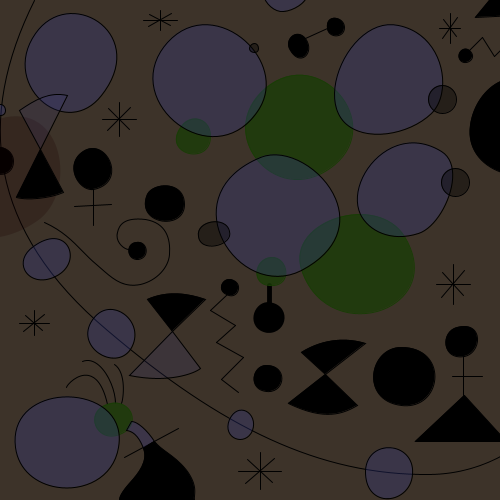
Frame 1 (no input)
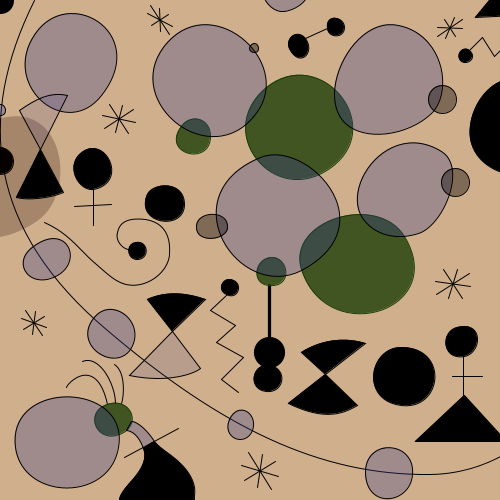
Frame 60 (the mouse pressed at the canvas centre just before this capture)
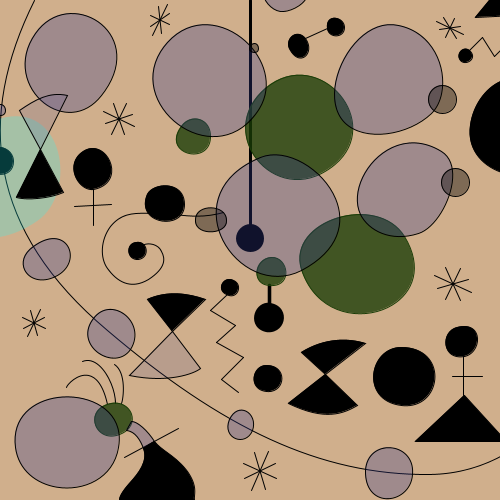
Frame 120 (the mouse held since frame 60 and released just before this capture)

The Processing sketch that drew these frames (run headless with seeded random() and noise(); from frame 60 on, the mouse is pressed at the canvas centre):

// Processing sketch: processing_116371
// ── processing_116371.pde

// miro clock 
// by chen-hsin chang

// make some random number
float delta1= random(3, 6);
float delta2= random(5, 10);
float y;
float easing = 0.05;




void setup() {
  size(500, 500);
  background(208, 175, 140);
}

void draw() {
  stroke(0);
  background(208, 175, 140, 0);
  //background color changes with hour
  int h = hour();
  noStroke();
  if (h<12) {
    fill(0, 240-20*h);
    rect(0, 0, 500, 500);
  }
  else {
    fill(0, 20*h);
    rect(0, 0, 500, 500);
  }
  

  drawBlackLines();
  drawCurves();
  drawBlackBalls();
  drawGreenBalls();
  drawBlueBalls();
  drawBlackBalls2();
  drawBlackTriangles();
  drawBlueTriangles();



  //black lines
  line(74, 206, 111, 204);
  line(93, 189, 93, 225);
  line(227, 294, 210, 310);
  line(210, 310, 235, 325);
  line(235, 325, 216, 342);
  line(216, 342, 243, 357);
  line(243, 357, 221, 379);
  line(221, 379, 238, 392);
  line(124, 457, 178, 428);
  line(452, 376, 482, 376);
  line(463, 356, 463, 395);
  line(469, 50, 482, 37);
  line(482, 37, 494, 56);
  line(494, 56, 500, 50);
  line(305, 38, 327, 28);

  // bottom organic
  fill(58, 58, 140, 80);
  stroke(0);

  beginShape();
  vertex(131, 421); // first point
  bezierVertex(137, 421, 147, 430, 154, 441);
  vertex(143, 448);
  bezierVertex(140, 440, 135, 431, 126, 430);
  vertex(131, 421);
  endShape();

  fill(0);
  stroke(0);

  beginShape();
  vertex(154, 441); // first point
  bezierVertex(162, 451, 175, 455, 187, 471);
  bezierVertex(198, 487, 193, 494, 194, 500);
  vertex(119, 500);
  bezierVertex(119, 497, 121, 492, 130, 482);
  bezierVertex(138, 473, 148, 461, 143, 448);
  vertex(154, 441);
  endShape();

  // overlay color change
  // blue >black
  /*
  fill(0);
   stroke(0);
   
   beginShape();
   vertex(39, 99);// first point
   bezierVertex(41, 97, 55, 91, 67, 95);
   vertex(59, 111);
   bezierVertex(49, 109, 42, 101, 39, 99);
   endShape();
   
   beginShape();
   vertex(33, 246); // first point
   bezierVertex(10, 262, 29, 289, 55, 276);
   vertex(33, 246);
   endShape();
   
   beginShape();
   vertex(93, 318); // first point
   bezierVertex(111, 294, 147, 322, 130, 350);
   vertex(93, 318);
   endShape();
   
   beginShape();
   vertex(143, 360); // first point
   vertex(129, 375);
   bezierVertex(145, 379, 162, 378, 167, 378);
   vertex(143, 360);
   endShape();
   
   
   beginShape();
   vertex(229, 420); // first point
   bezierVertex(238, 400, 258, 413, 252, 430);
   vertex(229, 420);
   endShape();
   
   
   beginShape();
   vertex(365, 470); // first point
   bezierVertex(367, 437, 415, 441, 413, 474);
   vertex(365, 470);
   endShape();
   
   //green >black
   fill(0);
   stroke(0);
   
   beginShape();
   vertex(181, 126); // first point
   bezierVertex(188, 132, 203, 136, 210, 136);
   bezierVertex(210, 117, 190, 113, 181, 126);
   endShape();
   
   beginShape();
   vertex(266, 87); // first point
   bezierVertex(250, 96, 246, 113, 246, 124);
   bezierVertex(256, 117, 267, 98, 266, 87);
   endShape();
   
   beginShape();
   vertex(257, 158); // first point
   bezierVertex(266, 172, 295, 188, 318, 174);
   bezierVertex(300, 157, 273, 148, 257, 158);
   endShape();
   
   beginShape();
   vertex(334, 89); // first point
   bezierVertex(343, 93, 354, 119, 352, 128);
   bezierVertex(335, 118, 333, 99, 334, 89);
   endShape();
   
   beginShape();
   vertex(256, 272); // first point
   bezierVertex(260, 253, 286, 251, 285, 275);
   bezierVertex(278, 278, 263, 274, 256, 272);
   endShape();
   
   beginShape();
   vertex(339, 217); // first point
   bezierVertex(341, 243, 318, 263, 301, 270);
   bezierVertex(295, 245, 310, 225, 339, 217);
   endShape();
   
   beginShape();
   vertex(360, 214); // first point
   bezierVertex(383, 215, 395, 222, 404, 236);
   bezierVertex(389, 238, 371, 232, 360, 214);
   endShape();
   
   beginShape();
   vertex(44, 23); // first point
   bezierVertex(71, 31, 86, 31, 99, 22);
   bezierVertex(82, 11, 63, 9, 44, 23);
   endShape();
   
   beginShape();
   vertex(101, 407); // first point
   bezierVertex(87, 418, 95, 441, 119, 434);
   bezierVertex(118, 424, 109, 409, 101, 407);
   endShape();
   
   //black >red
   fill(195, 59, 21);
   noStroke();
   
   beginShape();
   vertex(442, 84); // first point
   bezierVertex(420, 86, 427, 109, 433, 110);
   bezierVertex(437, 107, 442, 99, 442, 84);
   endShape();
   
   //black >yellow
   fill(255, 240, 0);
   noStroke();
   
   beginShape();
   vertex(451, 168); // first point
   bezierVertex(453, 168, 450, 192, 449, 195);
   bezierVertex(442, 194, 434, 175, 451, 168);
   endShape();
   */

  // }
}

void drawBlackLines() {
  // line:stars/cross
  

//lighten every minute

int t= second();
if (t>0 && 5>t) {
  fill(208, 175, 140);
  rect(0, 0, 500, 500);
  float targetY = mouseY;
  y += (targetY-y)*easing;
  fill(0);
  stroke(0);
  strokeWeight(3);
  ellipse(mouseX, y, 25, 25); 
  line(mouseX, 0, mouseX, y);
}
else {

  fill(255, 0);
  rect(0, 0, 500, 500);
  y=0;
}

drawOneStar(160, 20, 34, 20, 0);
drawOneStar(119, 119, 34, 34, 0);
drawOneStar(34, 323, 30, 25, 0);
drawOneStar(260, 471, 43, 37, 0);
drawOneStar(453, 284, 34, 40, 0);
drawOneStar(450, 28, 21, 30, 0);
/* line(143, 0, 177, 0);
 line(143, 16, 160, 0);
 line(160, 0, 171, 14);
 line(160, 0, 160, 20);   
 line(124, 102, 115, 136);
 line(111, 108, 129, 129);
 line(107, 118, 136, 118);
 line(102, 129, 136, 108);   
 line(19, 321, 49, 321);
 line(34, 310, 34, 335);
 line(24, 310, 45, 330);
 line(24, 330, 45, 310);  
 line(238, 459, 278, 482);
 line(241, 471, 281, 467);
 line(243, 489, 269, 459);
 line(463, 356, 463, 395);
 line(443, 266, 465, 302);
 line(436, 284, 470, 284);
 line(436, 300, 470, 271);
 line(457, 262, 450, 302);
 line(441, 16, 457, 38);
 line(436, 28, 465, 28);
 line(439, 38, 457, 20);
 line(450, 14, 450, 44);
 line(305, 38, 327, 28);
 */
}

void drawCurves() {
  // longest curve
  noFill();
  beginShape();
  vertex(34, 0); // first point
  bezierVertex(-25, 118, -12, 230, 107, 330);
  bezierVertex(221, 427, 319, 475, 429, 474);
  bezierVertex(538, 473, 592, 362, 592, 348);
  endShape();

  // curve
  int m = minute();
  pushMatrix();
  translate(136, 250); 
  rotate(radians(-m-60+mouseX+mouseY));
  beginShape();
  vertex(157-136, 157-250); // first point
  bezierVertex(147-136, 184-250, 131-136, 195-250, 119-136, 212-250);
  bezierVertex(107-136, 228-250, 97-136, 238-250, 102-136, 257-250);
  bezierVertex(107-136, 273-250, 121-136, 284-250, 134-136, 284-250);
  bezierVertex(150-136, 284-250, 165-136, 278-250, 167-136, 257-250);
  bezierVertex(168-136, 236-250, 160-136, 231-250, 152-136, 230-250);
  bezierVertex(143-136, 228-250, 136-136, 237-250, 136-136, 242-250);
  endShape();
  popMatrix();


  // three curves
  beginShape();
  vertex(66, 387); // first point
  bezierVertex(67, 382, 96, 354, 107, 404);
  endShape();

  beginShape();
  vertex(82, 361); // first point
  bezierVertex(99, 354, 115, 384, 115, 403);
  endShape();

  beginShape();
  vertex(114, 364); // first point
  bezierVertex(126, 372, 123, 398, 121, 403);
  endShape();
}

void drawBlackBalls() {
  //black balls
  fill(0);
  stroke(0);
  beginShape();
  vertex(93, 189); // first point
  bezierVertex(78, 191, 63, 164, 83, 151);
  bezierVertex(106, 136, 128, 182, 93, 189);
  endShape();

  beginShape();
  vertex(147, 194); // first point
  bezierVertex(153, 182, 184, 180, 184, 204);
  bezierVertex(184, 231, 134, 224, 147, 194);
  endShape();

  beginShape();
  vertex(136, 242); // first point
  bezierVertex(147, 240, 150, 257, 138, 259);
  bezierVertex(126, 260, 125, 243, 136, 242);
  endShape();

  beginShape();
  vertex(226, 294); // first point
  bezierVertex(215, 289, 224, 275, 233, 280);
  bezierVertex(243, 284, 237, 300, 226, 294);
  endShape();

  int s = second();
  if (s>0 && 2>s) {
    strokeWeight(random(2, 5));
    line(269, 285, 269, 340);
    ellipse(269, 352, 28, 28);
  }
  else {

    strokeWeight(random(2, 5));
    line(269, 285, 269, 305);
    beginShape();
    vertex(267, 304); // first point
    bezierVertex(288, 305, 285, 331, 267, 330);
    bezierVertex(249, 327, 254, 305, 267, 304);
    endShape();
  }

  strokeWeight(1);
  beginShape();
  vertex(266, 365); // first point
  bezierVertex(288, 365, 285, 393, 266, 391);
  bezierVertex(247, 389, 252, 365, 266, 365);
  endShape();

  beginShape();
  vertex(401, 347); // first point
  bezierVertex(449, 347, 442, 410, 401, 405);
  bezierVertex(359, 400, 369, 347, 401, 347);
  endShape();

  beginShape();
  vertex(457, 327); // first point
  bezierVertex(483, 320, 482, 352, 464, 356);
  bezierVertex(441, 360, 440, 331, 457, 327);
  endShape();

  beginShape();
  vertex(558, 125); // first point
  bezierVertex(580, 196, 461, 188, 470, 125);
  bezierVertex(476, 80, 533, 47, 558, 125);
  endShape();

  beginShape();
  vertex(469, 50); // first point
  bezierVertex(478, 58, 465, 66, 460, 60);
  bezierVertex(455, 54, 463, 45, 469, 50);
  endShape();

  beginShape();
  vertex(327, 28); // first point
  bezierVertex(325, 13, 344, 16, 344, 27);
  bezierVertex(344, 38, 328, 38, 327, 28);
  endShape();

  beginShape();
  vertex(305, 38); // first point
  bezierVertex(315, 52, 300, 67, 290, 50);
  bezierVertex(283, 40, 296, 27, 305, 38);
  endShape();

  beginShape();
  vertex(13, 161); // first point
  bezierVertex(13, 178, -11, 178, -13, 162);
  bezierVertex(-15, 140, 13, 144, 13, 161);
  endShape();
}

void drawGreenBalls() {
  int m = minute();
  //green balls
  fill(25, mouseX, mouseX, 60);
  noStroke();
  //green ball rotate in an hour
  pushMatrix();
  translate(325, 172);
  rotate(radians(-1.5*m));
  beginShape();
  vertex(71-325, 29-172); // first point
  bezierVertex(-24-325, 22-172, -22-325, -88-172, 67-325, -82-172);
  bezierVertex(183-325, -76-172, 128-325, 33-172, 71-325, 29-172);
  endShape();
  popMatrix();

  fill(25, 60, 6, 200);
  stroke(25, 60, 6);

  beginShape();
  vertex(181, 126); // first point
  bezierVertex(190, 113, 210, 117, 210, 136);
  bezierVertex(210, 166, 160, 154, 181, 126);
  endShape();

  beginShape();
  vertex(265, 88); // first point
  bezierVertex(322, 40, 395, 134, 321, 173);
  bezierVertex(269, 200, 215, 131, 265, 88);
  endShape();

  beginShape();
  vertex(271, 257); // first point
  bezierVertex(288, 256, 293, 287, 269, 285);
  bezierVertex(250, 284, 254, 258, 271, 257);
  endShape();

  beginShape();
  vertex(301, 269); // first point
  bezierVertex(286, 220, 377, 192, 404, 236);
  bezierVertex(449, 310, 327, 349, 301, 269);
  endShape();


  beginShape();
  vertex(107, 404); // first point
  bezierVertex(130, 396, 143, 425, 119, 434);
  bezierVertex(96, 443, 83, 412, 107, 404);
  endShape();
}

void drawBlueBalls() {
  int m = minute();
  //blue balls
  stroke(0);
  fill(0, 58, 140, 80);
  //blue balls color changes with minutes

  if (m>1) {
    fill(10, 58, 140, 80);
  }
  if (m>10) {
    fill(30, 58, 140, 80);
  }
  if (m>20) {
    fill(50, 58, 140, 80);
  }  
  if (m>30) {
    fill(70, 58, 140, 80);
  }  
  if (m>40) {
    fill(90, 58, 140, 80);
  }
  if (m>50) {
    fill(110, 58, 140, 80);
  }

  //scale changes in an hour

  beginShape();
  vertex(35, 33); // first point
  bezierVertex(69, -16, 150, 33, 101, 95);
  bezierVertex(65, 141, -1, 84, 35, 33);
  endShape();


  beginShape();
  vertex(167, 42); // first point
  bezierVertex(212, -8, 289, 58, 259, 108);
  bezierVertex(215, 179, 115, 100, 167, 42);
  endShape();


  beginShape();
  vertex(283, -19); // first point
  bezierVertex(327, -14, 300, 10, 283, 11);
  bezierVertex(266, 13, 247, -22, 283, -19);
  endShape();


  beginShape();
  vertex(398, 25); // first point
  bezierVertex(443, 34, 453, 91, 431, 113);
  bezierVertex(408, 135, 364, 142, 344, 122);
  bezierVertex(315, 92, 354, 15, 398, 25);
  endShape();


  beginShape();
  vertex(441, 151); // first point
  bezierVertex(467, 167, 443, 225, 418, 233);
  bezierVertex(390, 242, 368, 230, 360, 214);
  bezierVertex(344, 180, 391, 120, 441, 151);
  endShape();

  beginShape();
  vertex(260, 157); // first point
  bezierVertex(306, 138, 388, 224, 301, 270);
  bezierVertex(238, 302, 168, 195, 260, 157);
  endShape();

  beginShape();
  vertex(365, 470); // first point
  bezierVertex(367, 437, 415, 441, 412, 474);
  bezierVertex(410, 504, 364, 510, 365, 470);
  endShape();

  beginShape();
  vertex(252, 430); // first point
  bezierVertex(245, 447, 221, 438, 229, 419);
  bezierVertex(238, 400, 258, 413, 252, 430);
  endShape();

  beginShape();
  vertex(93, 318); // first point
  bezierVertex(111, 294, 147, 322, 130, 349);
  bezierVertex(114, 372, 72, 345, 93, 318);
  endShape();

  beginShape();
  vertex(55, 276); // first point
  bezierVertex(29, 289, 10, 262, 33, 246);
  bezierVertex(67, 221, 84, 262, 55, 276);
  endShape();

  ellipse(0, 110, 11, 11);

  beginShape();
  vertex(15, 447); // first point
  bezierVertex(6, 378, 130, 381, 118, 447);
  bezierVertex(109, 502, 22, 500, 15, 447);
  endShape();
}

void drawBlackBalls2() {
  // colorful black ball
  fill(0, 100);
  stroke(0);

  int s = second();

  ellipse(254, 48, 9, 9);
  ellipse(442, 99, 28, 28);
  ellipse(455, 182, 28, 28);
  //black ball rotate 360 degrees in a minute
  pushMatrix();
  translate(276, 215);
  rotate(radians(6*s));
  beginShape();
  vertex(198-276, 236-215); // first point
  bezierVertex(195-276, 220-215, 226-276, 215-215, 229-276, 231-215);
  bezierVertex(233-276, 245-215, 200-276, 253-215, 198-276, 236-215);
  endShape();
  popMatrix();
}

void drawBlackTriangles() {
  // black triangle
  fill(0);
  stroke(0);

  triangle(464, 395, 506, 441, 415, 441);
  triangle(475, 17, 515, 15, 503, -17);

  beginShape();
  vertex(325, 374); // first point
  vertex(301, 352);
  bezierVertex(325, 337, 349, 338, 365, 343);
  vertex(325, 374);
  endShape();

  beginShape();
  vertex(325, 374); // first point
  vertex(357, 405);
  bezierVertex(343, 413, 325, 421, 288, 403);
  vertex(325, 374);
  endShape();

  beginShape();
  vertex(172, 331); // first point
  vertex(147, 299);
  bezierVertex(167, 290, 188, 293, 205, 299);
  vertex(172, 331);
  endShape();

  beginShape();
  vertex(40, 149); // first point
  vertex(63, 192);
  bezierVertex(49, 198, 27, 200, 16, 197);
  vertex(40, 149);
  endShape();
}

void drawBlueTriangles() {
  // blue triangle
  fill(58, 58, 140, 40);
  stroke(0);

  beginShape();
  vertex(40, 149); // first point
  vertex(19, 110);
  bezierVertex(35, 99, 49, 91, 67, 95);
  vertex(40, 149);
  endShape();

  beginShape();
  vertex(172, 331); // first point
  vertex(200, 368);
  bezierVertex(194, 373, 168, 383, 129, 375);
  vertex(172, 331);
  endShape();
}

// add new function for stars rotate with seconds
// refference from schien@mail.ncku.edu.tw

void drawOneStar(float posx, float posy, float swidth, float sheight, float c) {

  //set the environmental variables
  int s =second();


  stroke(c);
  strokeWeight(1);

  pushMatrix();
  translate(posx, posy);
  rotate(s);
  line(0, sheight/2, 0, -sheight/2);
  line(-swidth/2, 0, swidth/2, 0);

  float deltax1 =swidth/delta1;
  float deltay1 =sheight/delta1;
  float deltax2 =swidth/delta2;
  float deltay2 =sheight/delta2;  

  line(-swidth/2+deltax1, -sheight/2+deltay1, swidth/2-deltax1, sheight/2-deltay1);
  line(-swidth/2+deltax2, sheight/2-deltay2, swidth/2-deltax2, -sheight/2+deltay2);
  popMatrix();
}

// add new function for blueballs growing up
void ballsGrowing(float bposx, float bposy) {
  float y= 0;

  noStroke();
  fill(58, 58, 140, mouseY/10);
  pushMatrix();
  translate(bposx+36, bposy+27);
  rotate(random(mouseY));
  scale(random(mouseY/100));
  beginShape();
  vertex(-36, -27); // first point
  bezierVertex(+34-36, -51-27, +115-36, -2-27, +66-36, +60-27);
  bezierVertex(+30-36, +106-27, -36-36, +49-27, -36, -27);
  endShape();
  popMatrix();
}
